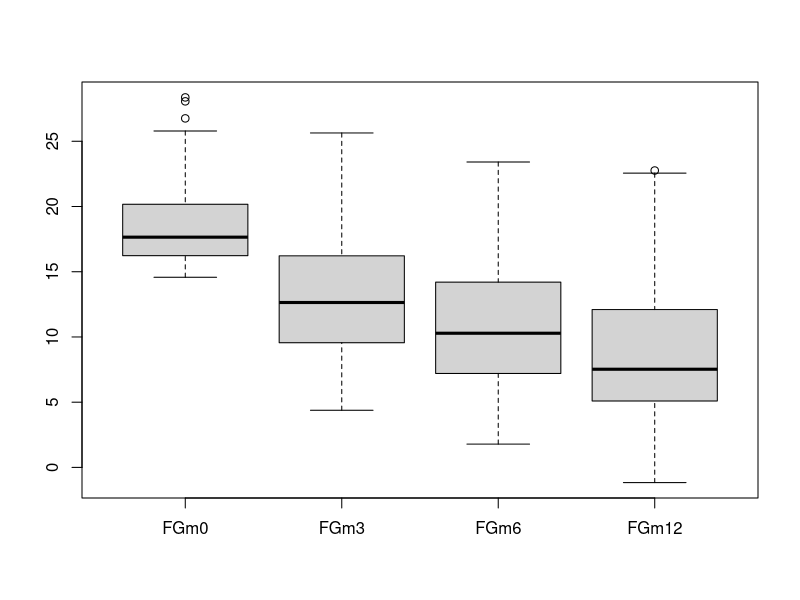
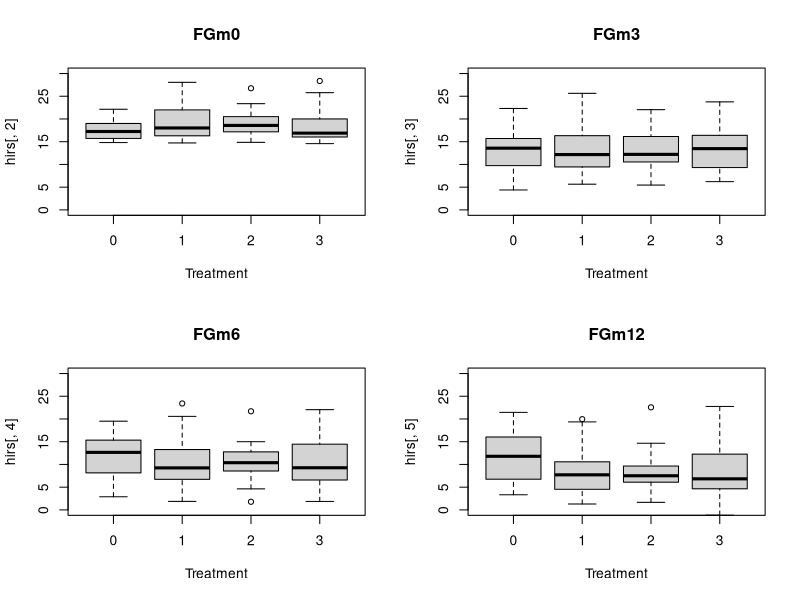
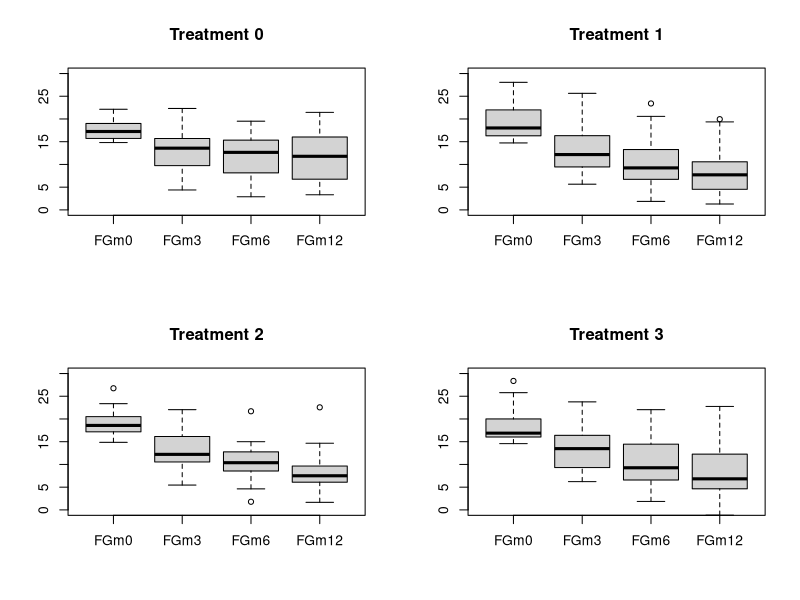
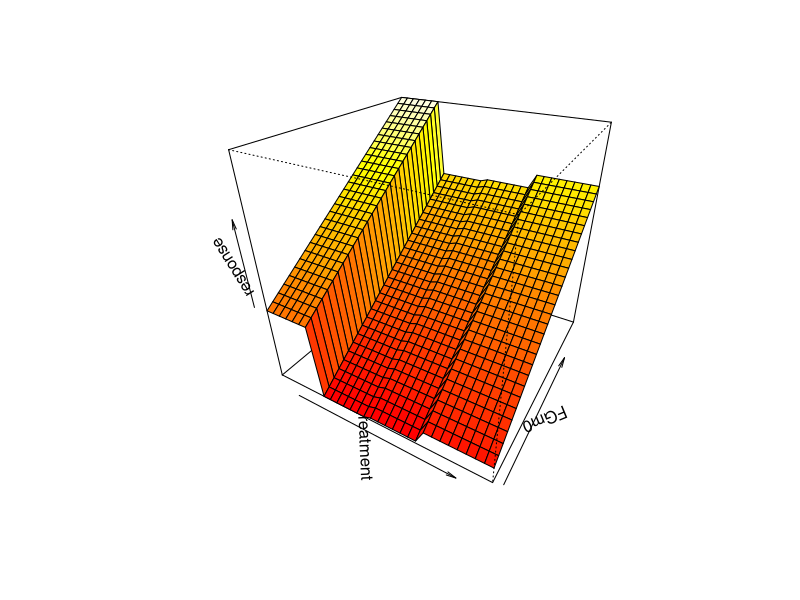
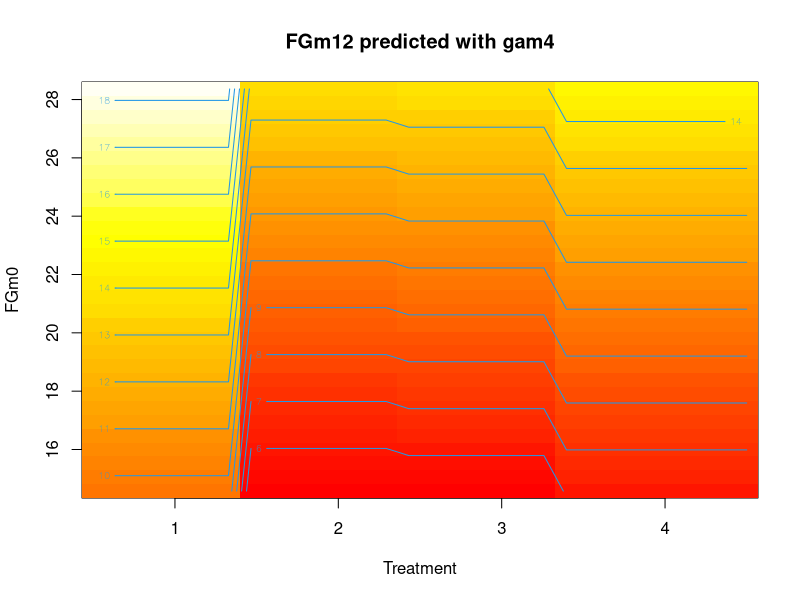
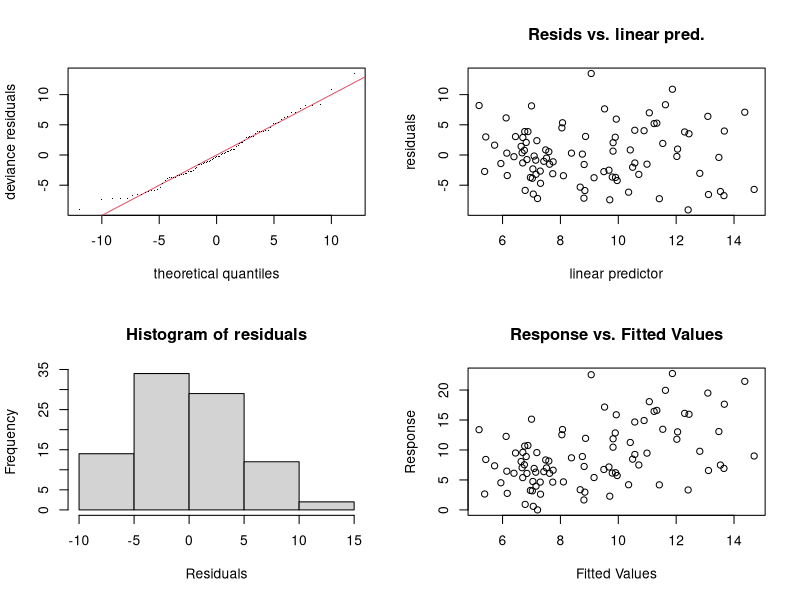
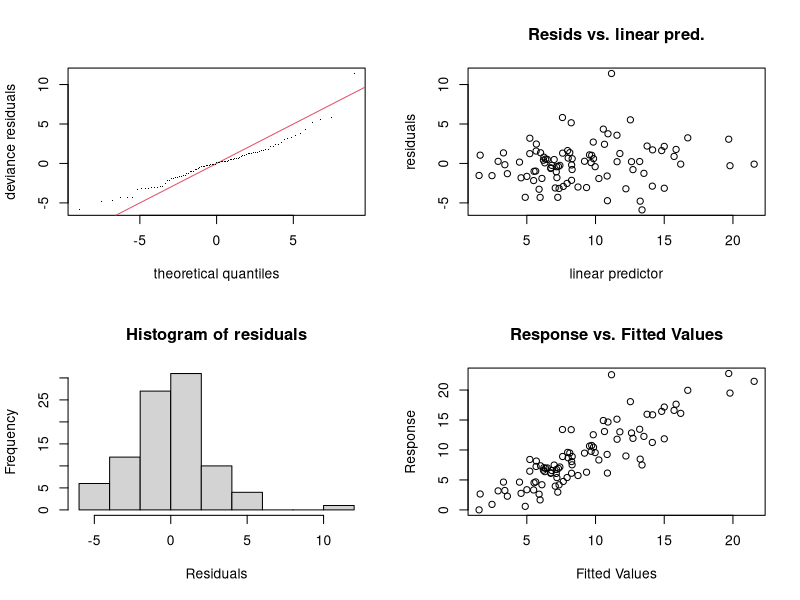
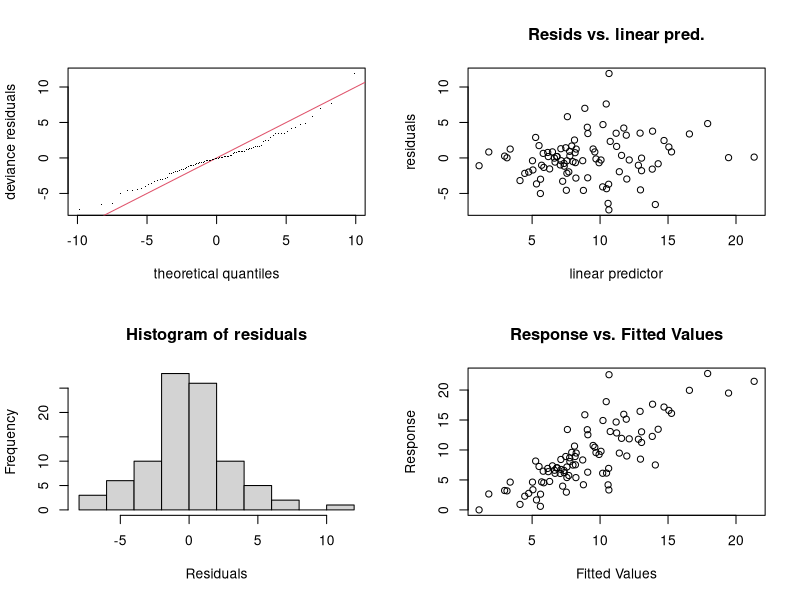

R code for these plots, in order: (Note: a time limit stopped this script after it produced the figures.)
## ---- chunk 1
knitr::opts_chunk$set(echo = TRUE)
library(mgcv)
## ---- chunk 2
hirs <- read.table("hirsutism.dat", header = T, sep = "\t", fill = TRUE)

summary(hirs)

hirs$Treatment <- as.factor(hirs$Treatment)

summary(hirs)
attach(hirs)

boxplot(hirs[, 2:5])

par(mfrow = c(2, 2))
boxplot(hirs[, 2] ~ Treatment, ylim = c(0, 30), main = names(hirs)[2], xlab = "Treatment")
boxplot(hirs[, 3] ~ Treatment, ylim = c(0, 30), main = names(hirs)[3], xlab = "Treatment")
boxplot(hirs[, 4] ~ Treatment, ylim = c(0, 30), main = names(hirs)[4], xlab = "Treatment")
boxplot(hirs[, 5] ~ Treatment, ylim = c(0, 30), main = names(hirs)[5], xlab = "Treatment")
par(mfrow = c(1, 1))

par(mfrow = c(2, 2))
boxplot(hirs[Treatment == 0, 2:5], ylim = c(0, 30), main = "Treatment 0")
boxplot(hirs[Treatment == 1, 2:5], ylim = c(0, 30), main = "Treatment 1")
boxplot(hirs[Treatment == 2, 2:5], ylim = c(0, 30), main = "Treatment 2")
boxplot(hirs[Treatment == 3, 2:5], ylim = c(0, 30), main = "Treatment 3")
par(mfrow = c(1, 1))

# Remove observations with missing data
hirs <- na.omit(hirs)

# Pacient 84 has FGm12 < 0, so we set it 0
hirs[hirs$FGm12 < 0, "FGm12"] <- 0
## ---- chunk 3
gam1 <- gam(
  FGm12 ~ Treatment + FGm0 + SysPres + DiaPres
    + weight + height,
  data = hirs
)
summary(gam1)
## ---- chunk 4
gam4 <- gam(FGm12 ~ Treatment + FGm0,
  data = hirs
)
summary(gam4)
## ---- chunk 5
gam5 <- gam(FGm12 ~ FGm0 * Treatment,
  data = hirs
)
summary(gam5)
## ---- chunk 6
anova(gam4, gam5, gam1, test = "F")
anova(gam5, gam4, gam1, test = "F")
## ---- chunk 7
vis.gam(gam4, plot.type = "persp", theta = 30, phi = 30, type = "response")
vis.gam(gam4, plot.type = "contour", type = "response", main = "FGm12 predicted with gam4")
## ---- chunk 8
gam.check(gam4)
## ---- chunk 9
gam4.1 <- gam(FGm12 ~ Treatment + s(FGm0),
  data = hirs
)
summary(gam4.1)
## ---- chunk 10
gam4.2 <- gam(FGm12 ~ s(FGm0, by = Treatment),
  data = hirs
)
summary(gam4.2)
## ---- chunk 11
anova(gam4, gam4.1, gam4.2, test = "F")
anova(gam4.1, gam4.2, test = "F")
## ---- chunk 12
gam4.4 <- gam(FGm12 ~ Treatment + s(FGm0) + s(SysPres),
  data = hirs
)
summary(gam4.4)
## ---- chunk 13
gam4.5 <- gam(FGm12 ~ Treatment + s(FGm0) + s(DiaPres),
  data = hirs
)
summary(gam4.5)
## ---- chunk 14
gam4.6 <- gam(FGm12 ~ Treatment + s(FGm0) + s(weight),
  data = hirs
)
summary(gam4.6)
## ---- chunk 15
gam4.7 <- gam(FGm12 ~ Treatment + s(FGm0) + s(height),
  data = hirs
)
summary(gam4.7)
## ---- chunk 16
gam4.8 <- gam(FGm12 ~ Treatment + s(FGm0) + te(SysPres, DiaPres),
  data = hirs
)
summary(gam4.8)
## ---- chunk 17
gam4.9 <- gam(FGm12 ~ Treatment + s(FGm0) + te(weight, height),
  data = hirs
)
summary(gam4.9)
## ---- chunk 18
gam4.4.int <- gam(FGm12 ~ Treatment + s(FGm0) + s(SysPres, by = Treatment),
  data = hirs
)
summary(gam4.4.int)
## ---- chunk 19
gam4.5.int <- gam(FGm12 ~ Treatment + s(FGm0) + s(DiaPres, by = Treatment),
  data = hirs
)
summary(gam4.5.int)
## ---- chunk 20
gam4.6.int <- gam(FGm12 ~ Treatment + s(FGm0) + s(weight, by = Treatment),
  data = hirs
)
summary(gam4.6.int)
## ---- chunk 21
gam4.7.int <- gam(FGm12 ~ Treatment + s(FGm0) + s(height, by = Treatment),
  data = hirs
)
summary(gam4.7.int)
## ---- chunk 22
gam4.8.int <- gam(FGm12 ~ Treatment + s(FGm0) + te(SysPres, DiaPres, by = Treatment),
  data = hirs
)
summary(gam4.8.int)
## ---- chunk 23
gam4.9.int <- gam(FGm12 ~ Treatment + s(FGm0) + te(weight, height, by = Treatment),
  data = hirs
)
summary(gam4.9.int)
## ---- chunk 24
anova(gam4.2, gam4.4, gam4.5, gam4.6, gam4.7, gam4.8, gam4.9,
  gam4.4.int, gam4.5.int, gam4.6.int, gam4.7.int, gam4.8.int, gam4.9.int,
  test = "F"
)
## ---- chunk 25
anova(gam4.1, gam4.8, gam4.9,
  gam4.5.int, gam4.7.int, gam4.9.int,
  test = "F"
)
## ---- chunk 26
anova(gam4.1, gam4.8, gam4.9,
  gam4.7.int,
  test = "F"
)
## ---- chunk 27
gam4.10 <- gam(
  FGm12 ~ Treatment + s(FGm0) + s(height, by = Treatment)
    + te(SysPres, DiaPres, by = Treatment),
  data = hirs
)
summary(gam4.10)
## ---- chunk 28
gam.check(gam4.10)
## ---- chunk 29
gam4.11 <- gam(
  FGm12 ~ Treatment + s(FGm0) + s(height, by = Treatment)
    + te(SysPres, DiaPres, by = Treatment, k = 4),
  data = hirs
)
summary(gam4.11)
gam.check(gam4.11)
anova(gam4.10, gam4.11, test = "F")
## ---- chunk 30
gam4.12 <- gam(
  FGm12 ~ Treatment + s(FGm0, by = Treatment) + s(height, by = Treatment)
    + te(SysPres, DiaPres, by = Treatment, k = 4),
  data = hirs
)
summary(gam4.12)
## ---- chunk 31
gam4.13 <- gam(
  FGm12 ~ s(FGm0, by = Treatment) + s(height, by = Treatment)
    + s(weight, by = Treatment)
    + te(SysPres, DiaPres, by = Treatment, k = 4),
  data = hirs
)
summary(gam4.13)
## ---- chunk 32
gam.check(gam4.13)
## ---- chunk 33
gam4.13.1 <- gam(
  FGm12 ~ FGm0 * Treatment + s(height, by = Treatment)
    + s(weight, by = Treatment)
    + te(SysPres, DiaPres, by = Treatment, k = 4),
  data = hirs
)
summary(gam4.13.1)
anova(gam4.13, gam4.13.1, test = "F")
## ---- chunk 34
gam4.13.2 <- gam(
  FGm12 ~ s(FGm0, by = Treatment) + height * Treatment
    + s(weight, by = Treatment)
    + te(SysPres, DiaPres, by = Treatment, k = 4),
  data = hirs
)
summary(gam4.13.2)
anova(gam4.13, gam4.13.2, test = "F")
## ---- chunk 35
gam4.13.3 <- gam(
  FGm12 ~ s(FGm0, by = Treatment) + s(height, by = Treatment)
    + weight * Treatment
    + te(SysPres, DiaPres, by = Treatment, k = 4),
  data = hirs
)
summary(gam4.13.3)
anova(gam4.13, gam4.13.3, test = "F")
## ---- chunk 36
gam.check(gam4.13)
gam.check(gam4.13.3)
## ---- chunk 37
summary(gam4)
summary(gam4.13.3)
anova(gam4, gam4.13.3, test = "F")
## ---- chunk 38
summary(gam4.13.3)
## ---- chunk 39
par(mfrow = c(1, 1))
vis.gam(gam4.13.3, view = c("height", "weight"), plot.type = "persp", theta = 30, phi = 30)
vis.gam(gam4.13.3, view = c("height", "weight"), plot.type = "contour", main = "FGm12")
## ---- chunk 40
plot(gam4.13.3, residuals = TRUE, shade = TRUE, seWithMean = TRUE, pages = 4)
## ---- chunk 41
# Plot smooth terms one by one, skipping Treatment0
par(mfrow = c(2, 3))
for (i in c(2, 3, 4, 6, 7, 8)) {
  plot(gam4.13.3,
    residuals = TRUE, shade = TRUE, seWithMean = TRUE, select = i,
    ylim = c(-20, 20)
  )
}
par(mfrow = c(1, 1))
## ---- chunk 42
par(mfrow = c(1, 2))
# FGm0
plot(gam4.13.3,
  residuals = TRUE, shade = TRUE, seWithMean = TRUE, select = 1,
  ylim = c(-100, 200)
)
# height
plot(gam4.13.3,
  residuals = TRUE, shade = TRUE, seWithMean = TRUE, select = 5,
  ylim = c(-500, 200)
)
par(mfrow = c(1, 1))
## ---- chunk 43
par(mfrow = c(1, 2))
# FGm0
plot(gam4.13.3,
  residuals = TRUE, shade = TRUE, seWithMean = TRUE, select = 1,
  ylim = c(-100, 100)
)
# height
plot(gam4.13.3,
  residuals = TRUE, shade = TRUE, seWithMean = TRUE, select = 5,
  ylim = c(-100, 100)
)
par(mfrow = c(1, 1))
## ---- chunk 44
par(mfrow = c(1, 1))
vis.gam(gam4.13.3, view = c("SysPres", "DiaPres"), plot.type = "persp", theta = 30, phi = 30)
vis.gam(gam4.13.3, view = c("SysPres", "DiaPres"), plot.type = "contour", main = "FGm12")
## ---- chunk 45
# Treatment 0
plot(gam4.13.3, residuals = TRUE, shade = TRUE, seWithMean = TRUE, select = 9)
## ---- chunk 46
# Treatment 1
plot(gam4.13.3, residuals = TRUE, shade = TRUE, seWithMean = TRUE, select = 10)
## ---- chunk 47
# Treatment 2
plot(gam4.13.3, residuals = TRUE, shade = TRUE, seWithMean = TRUE, select = 11)
## ---- chunk 48
# Treatment 3
plot(gam4.13.3, residuals = TRUE, shade = TRUE, seWithMean = TRUE, select = 12)
